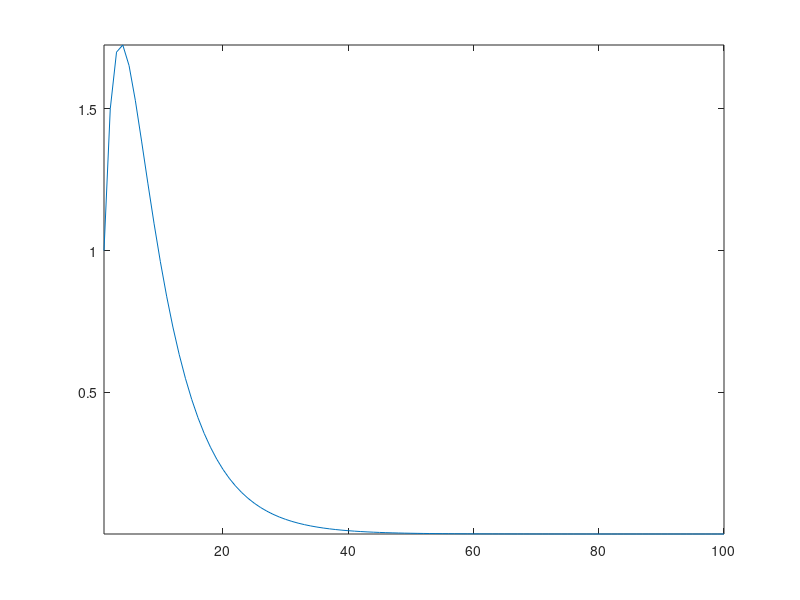

The MATLAB script that drew this image:
function AR2 = SimAR2(rho1,rho2,nSteps,SmallNumber)

% SimAR2
%
% Simulate AR(2) IRF.
%
% Usage: 
%
%   AR2 = SimAR2(rho1,rho2)
%   ... = SimAR2(rho1,rho2,nSteps)
%   ... = SimAR2(rho1,rho2,nSteps,SmallNumber)
%
% If no arguments are given then a default example is used.
%
% ..............................................................................
%
% Created: January 5, 2014 by Vasco Curdia
%
% Copyright 2014 by Vasco Curdia

%% -----------------------------------------------------------------------------

%% Options

if nargin<1, rho1 = 1.5; end
if nargin<2, rho2 = -0.55; end
if ~exist('nSteps','var') || isempty(nSteps), nSteps = 100; end
if ~exist('SmallNumber','var') || isempty(SmallNumber), SmallNumber = 1e-2; end

%% Make IRF

tid = 1:nSteps;
x = zeros(1,nSteps);

x(1) = 1;
x(2) = rho1*x(1);
for t=3:nSteps
  x(t) = rho1*x(t-1) + rho2*x(t-2);
end

%% Plot
plot(tid,x)
axis tight

%% Store results
AR2.rho1 = rho1;
AR2.rho2 = rho2;
[AR2.Max,AR2.tMax] = max(x);
AR2.Halflife = find((x./AR2.Max)>=0.5,1,'last');
AR2.End = find((x./AR2.Max)>=SmallNumber,1,'last');

%% -----------------------------------------------------------------------------
